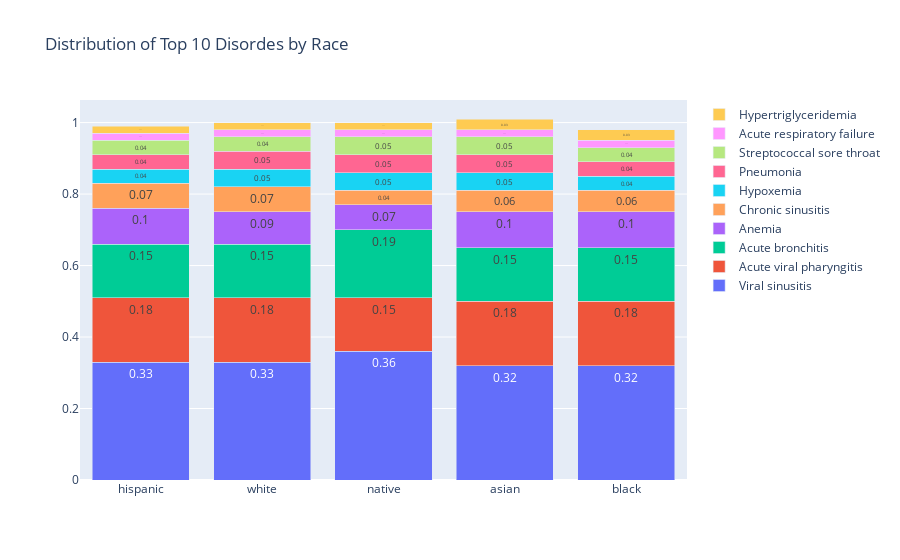

Here is the notebook cell this chart was saved with:
### Markdown cell above
### Disease Distribution by Race

### Code cell
race_cond_pivot = conds_w_demos.pivot_table(values='ENCOUNTER',index='RACE2',columns='DESCRIPTION', aggfunc=len)
races = set(race_cond_pivot.index.tolist()).difference(['other'])
race_cond_pivot = race_cond_pivot.filter(items=races, axis=0)
# only look at disorders
r_piv = race_cond_pivot.filter(regex='\(disorder\)$', axis=1)
# add column totals for disease normalization
r_piv.loc['Total',:] = r_piv.sum()
# clean up column names
r_piv.columns = [col.replace('(disorder)', '') for col in r_piv.columns]


# get top 10 disorders by total prevalence
top_dis_idxes = sorted([(i,total) for i,total in enumerate(r_piv.loc['Total',:].values)],\
                       key=lambda tup:tup[1], reverse=True)
disease_cols = [tup[0] for tup in top_dis_idxes[:10]]
race_df = r_piv.iloc[:,disease_cols]
# normalize race disease counts by column
races = set(race_df.index.tolist()).difference(['DESC', 'DESCRIPTION', 'Total'])
race_sums = race_df.loc[races,:].sum(axis=1)
race_norms = race_df.loc[races,:]
for i, race in enumerate(races):
    race_norms.loc[race, :] = race_norms.loc[race,:].apply(lambda col_val: np.round(col_val / race_sums[race],2))

race_cond_fig = go.Figure(data=[go.Bar(name=disease.capitalize(), x=race_norms.index.tolist(), y=race_norms[disease], text=race_norms[disease],
                                       textposition='inside') for disease in race_df.columns])

race_cond_fig.update_layout(barmode='stack', title_text='Distribution of Top 10 Disordes by Race')

### Figure 1 — Plotly figure (JSON) as saved in the notebook; plotly's stock layout.template omitted (floating-point values rounded to 4 significant figures)
{"data": [{"name": "Viral sinusitis ", "text": [0.33, 0.33, 0.36, 0.32, 0.32], "textposition": "inside", "type": "bar", "x": ["hispanic", "white", "native", "asian", "black"], "y": [0.33, 0.33, 0.36, 0.32, 0.32]}, {"name": "Acute viral pharyngitis ", "text": [0.18, 0.18, 0.15, 0.18, 0.18], "textposition": "inside", "type": "bar", "x": ["hispanic", "white", "native", "asian", "black"], "y": [0.18, 0.18, 0.15, 0.18, 0.18]}, {"name": "Acute bronchitis ", "text": [0.15, 0.15, 0.19, 0.15, 0.15], "textposition": "inside", "type": "bar", "x": ["hispanic", "white", "native", "asian", "black"], "y": [0.15, 0.15, 0.19, 0.15, 0.15]}, {"name": "Anemia ", "text": [0.1, 0.09, 0.07, 0.1, 0.1], "textposition": "inside", "type": "bar", "x": ["hispanic", "white", "native", "asian", "black"], "y": [0.1, 0.09, 0.07, 0.1, 0.1]}, {"name": "Chronic sinusitis ", "text": [0.07, 0.07, 0.04, 0.06, 0.06], "textposition": "inside", "type": "bar", "x": ["hispanic", "white", "native", "asian", "black"], "y": [0.07, 0.07, 0.04, 0.06, 0.06]}, {"name": "Hypoxemia ", "text": [0.04, 0.05, 0.05, 0.05, 0.04], "textposition": "inside", "type": "bar", "x": ["hispanic", "white", "native", "asian", "black"], "y": [0.04, 0.05, 0.05, 0.05, 0.04]}, {"name": "Pneumonia ", "text": [0.04, 0.05, 0.05, 0.05, 0.04], "textposition": "inside", "type": "bar", "x": ["hispanic", "white", "native", "asian", "black"], "y": [0.04, 0.05, 0.05, 0.05, 0.04]}, {"name": "Streptococcal sore throat ", "text": [0.04, 0.04, 0.05, 0.05, 0.04], "textposition": "inside", "type": "bar", "x": ["hispanic", "white", "native", "asian", "black"], "y": [0.04, 0.04, 0.05, 0.05, 0.04]}, {"name": "Acute respiratory failure ", "text": [0.02, 0.02, 0.02, 0.02, 0.02], "textposition": "inside", "type": "bar", "x": ["hispanic", "white", "native", "asian", "black"], "y": [0.02, 0.02, 0.02, 0.02, 0.02]}, {"name": "Hypertriglyceridemia ", "text": [0.02, 0.02, 0.02, 0.03, 0.03], "textposition": "inside", "type": "bar", "x": ["hispanic", "white", "native", "asian", "black"], "y": [0.02, 0.02, 0.02, 0.03, 0.03]}], "layout": {"barmode": "stack", "title": {"text": "Distribution of Top 10 Disordes by Race"}}}
